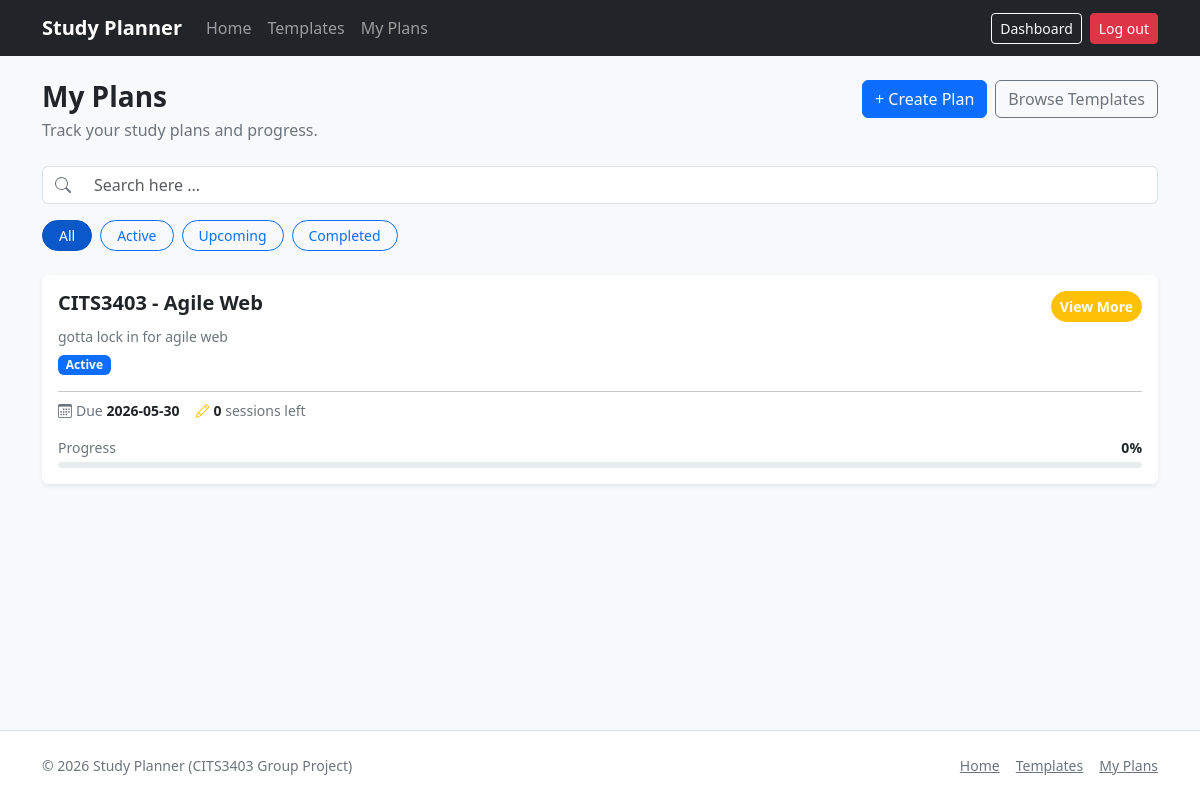
Before: /dashboard (signed in) with the older database file.
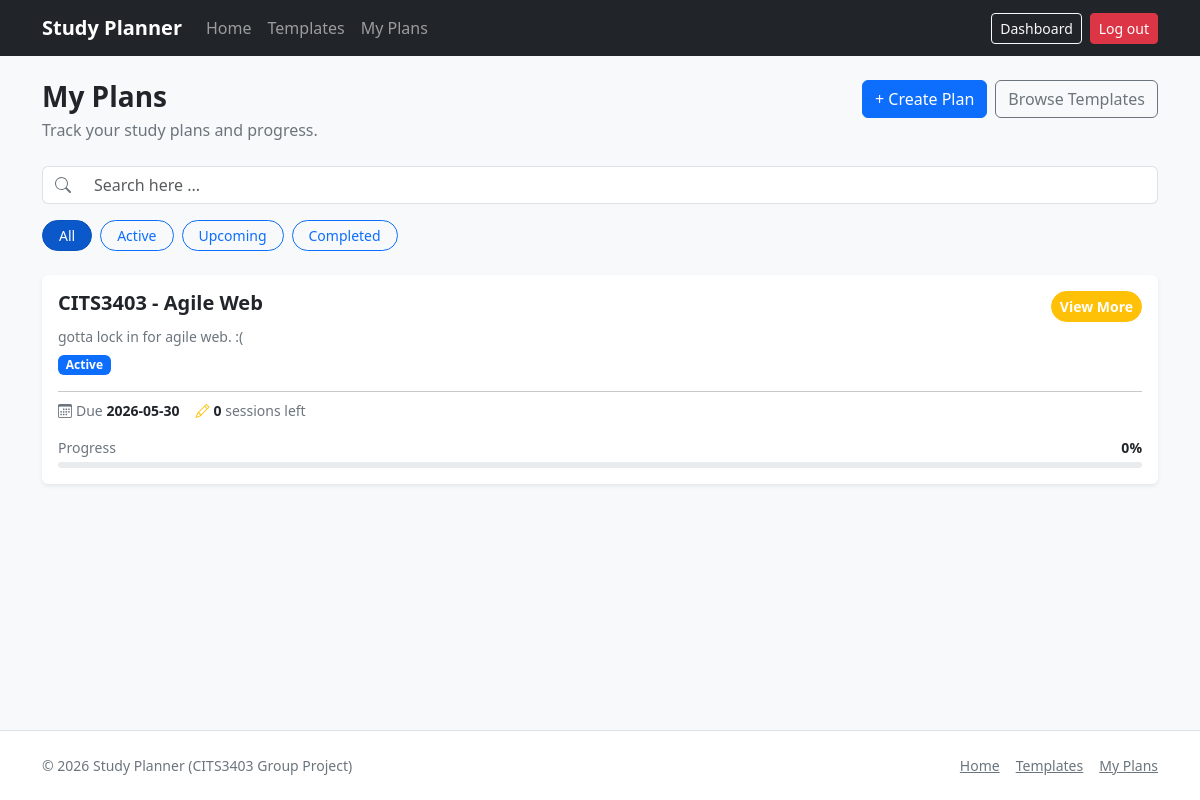
After: the same page with the newer database file.
### app/models.py (models this page shows)
class Plan(db.Model):
    __tablename__ = "plans"
    id = db.Column(db.Integer, primary_key=True)
    title = db.Column(db.String(200), nullable=False)
    description = db.Column(db.Text, nullable=True)
    start_date = db.Column(db.Date, nullable=True)
    end_date = db.Column(db.Date, nullable=True)
    is_template = db.Column(db.Boolean, default=False, nullable=False)
    user_id = db.Column(db.Integer, db.ForeignKey("users.id"), nullable=False)
    sessions = db.relationship("Session", backref="plan", lazy=True, cascade="all, delete-orphan")

### app/routes.py (the view)
@main.route("/dashboard")
def dashboard():
    if not require_login():
        return redirect(url_for("main.login"))
    user_id = session["user_id"]
    plans = Plan.query.filter_by(user_id=user_id).order_by(Plan.id.desc()).all()
    return render_template("dashboard.html", plans=plans)

### app/routes.py (called while the page is built)
def require_login():
    return "user_id" in session

### app/templates/dashboard.html (shortened to what this page needs)
{% extends "base.html" %}
{% block content %}
  <header class="py-4">
    <div class="container">
      <div class="d-flex flex-wrap justify-content-between align-items-start gap-3">
        <div>
          <h1 class="h3 fw-bold mb-1">My Plans</h1>
          <p class="text-secondary mb-0">Track your study plans and progress.</p>
        </div>
        <div class="d-flex gap-2">
          <a class="btn btn-primary" href="{{ url_for('main.plan_edit') }}">+ Create Plan</a>
          <a class="btn btn-outline-secondary" href="{{ url_for('main.templates') }}">Browse Templates</a>
        </div>
      </div>
    </div>
  </header>
<main class="pb-5">
    <div class="container">
      <div class="input-group mb-3">
        <span class="input-group-text bg-white border-end-0">
        </span>
        <input id="search" type="search" class="form-control border-start-0"
               placeholder="Search here ..." />
      </div>
      <div class="d-flex gap-2 mb-4" id="filterTabs">
        <button class="btn btn-primary btn-sm rounded-pill px-3 filter-btn active" data-filter="all">All</button>
        <button class="btn btn-outline-primary btn-sm rounded-pill px-3 filter-btn" data-filter="active">Active</button>
        <button class="btn btn-outline-primary btn-sm rounded-pill px-3 filter-btn" data-filter="upcoming">Upcoming</button>
        <button class="btn btn-outline-primary btn-sm rounded-pill px-3 filter-btn" data-filter="completed">Completed</button>
      </div>
      <div id="planList">
        {% if plans %}
          {% for plan in plans %}
          <article class="card border-0 shadow-sm mb-3 plan-card"
                   data-status="{{ plan.status | default('active') | lower }}">
            <div class="card-body">
              <div class="d-flex justify-content-between align-items-start gap-3 mb-1">
                <h2 class="h5 mb-0" style="font-weight:600;">{{ plan.title }}</h2>
                <a href="{{ url_for('main.plan_view', plan_id=plan.id) }}"
                   class="btn btn-warning btn-sm text-white fw-semibold flex-shrink-0"
                   style="border-radius:20px;white-space:nowrap;">View More</a>
              </div>
              <p class="text-secondary small mb-2">{{ plan.description or 'No description.' }}</p>
              <div class="d-flex flex-wrap gap-2 mb-3">
                {% if plan.status | default('active') == 'active' %}
                  <span class="badge text-bg-primary">Active</span>
                {% elif plan.status | default('active') == 'upcoming' %}
                  <span class="badge text-bg-warning text-dark">Upcoming</span>
                {% elif plan.status | default('active') == 'completed' %}
                  <span class="badge text-bg-success">Completed</span>
                {% endif %}
              </div>
              <hr class="my-2" />
              <div class="d-flex flex-wrap gap-3 small text-secondary mb-3">
                {% if plan.end_date %}
                  <span><i class="bi bi-calendar3 me-1"></i>Due <strong class="text-dark">{{ plan.end_date }}</strong></span>
                {% endif %}
                  <span><i class="bi bi-pencil me-1 text-warning"></i><strong class="text-dark">{{ plan.session_count | default(0) }}</strong> sessions left</span>
              </div>
              <div class="d-flex justify-content-between align-items-center mb-1 small">
                <span class="text-secondary">Progress</span>
                <strong>{{ plan.progress | default(0) }}%</strong>
              </div>
              <div class="progress" style="height:6px;">
              </div>
            </div>
          </article>
          {% endfor %}
        {% endif %}
      </div>
    </div>
  </main>
{% endblock %}

Changed rows visible on the page:
changed Plan "CITS3403 - Agile Web": description "gotta lock in for agile web" → "gotta lock in for agile web. :("
